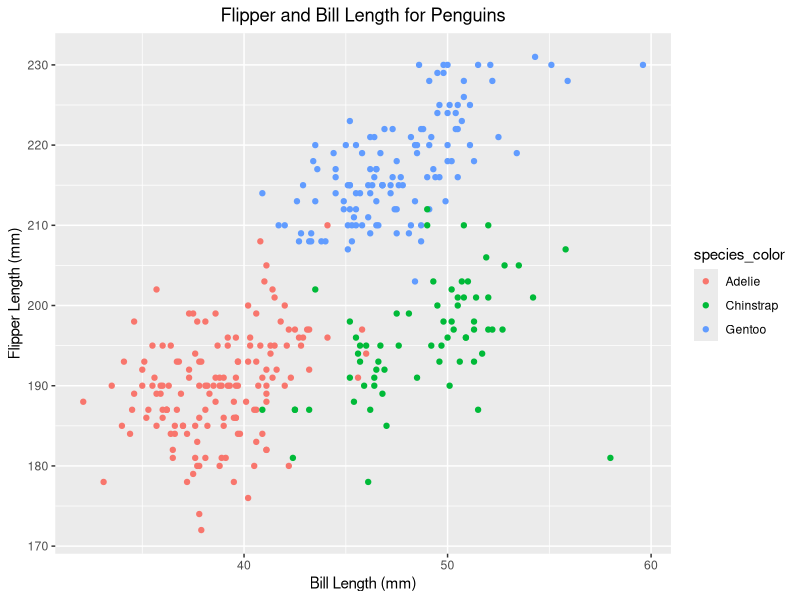

Reproduce this figure in R.
## ---- chunk 1
knitr::opts_chunk$set(echo = TRUE)
## ---- chunk 2
# I set message = FALSE for concision
library(tidyverse)
## ---- chunk 3
set.seed(1) 
p1_df = tibble(
  vec_numeric = rnorm(10),
  vec_logical = vec_numeric > 0,
  vec_char = c("will", "you", "get", "a", 
                 "headache", "if", "you", "think", "too", "hard"),
  vec_factor = factor(c("high", "low", "medium", "high", "medium", 
                        "medium", "low", "high", "high", "low"))
)
p1_df
## ---- chunk 4
# pulled each columns from the data frame for future uses
numeric_col = pull(p1_df, vec_numeric)
logical_col = pull(p1_df, vec_logical)
char_col = pull(p1_df, vec_char)
factor_col = pull(p1_df, vec_factor)

mean(numeric_col)
mean(logical_col)
mean(char_col)
mean(factor_col)
## ---- chunk 5
# packages installed in the terminal
data("penguins", package = "palmerpenguins")
penguins
## ---- chunk 6
bill_len = pull(penguins, bill_length_mm)
flip_len = pull(penguins, flipper_length_mm)
species_color = pull(penguins, species)
ggplot(penguins, aes(x = bill_len, y = flip_len, col = species_color)) + 
  geom_point() + 
  ggtitle("Flipper and Bill Length for Penguins") +
  theme(plot.title = element_text(hjust = 0.5)) +
  labs(y = "Flipper Length (mm)",x = "Bill Length (mm)")
